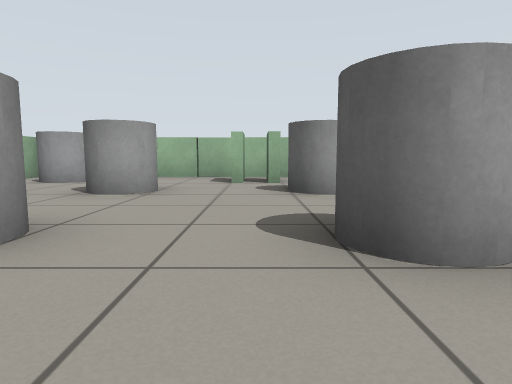
view 1 (above)

18 first-person views from a walk through a robot-simulator world made for Gazebo. The camera is 0.51 m above the floor, tilts 6° down and sees 75° across. The floor is counted in squares, 1 m on a side. Each view is taken from the middle of a square. On the plan, view 1 faces up. The plan holds only what a view shows up to about 9 squares ahead; the rest is blank.

view 2
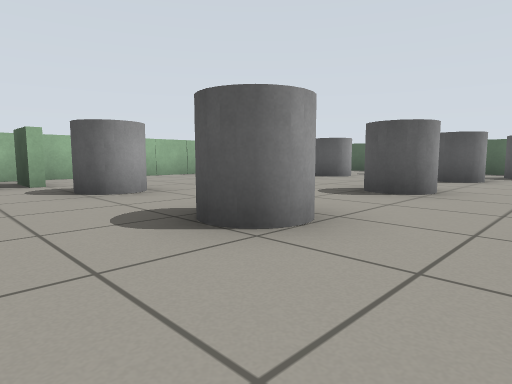

view 3
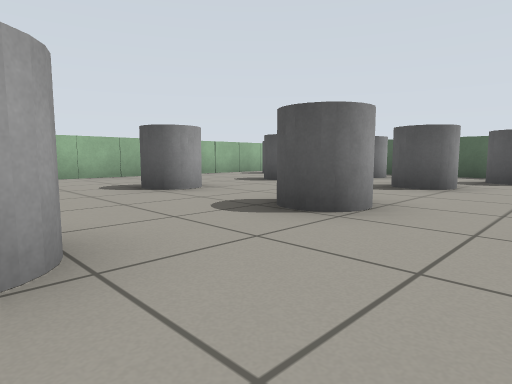

view 4
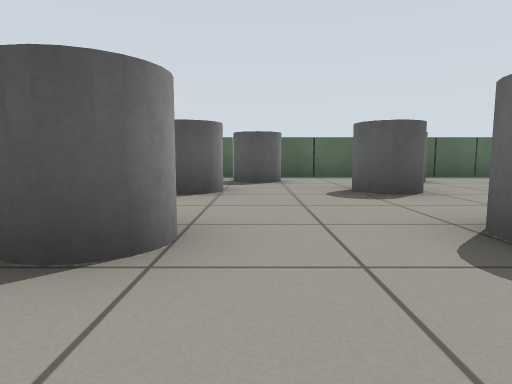

view 5
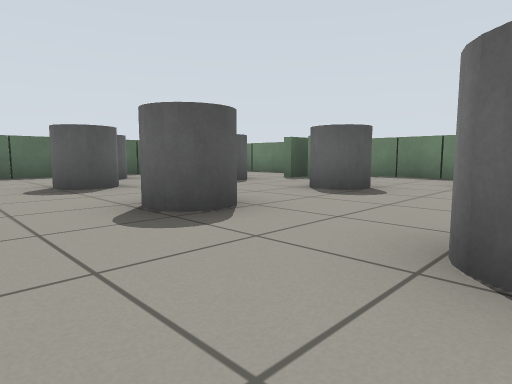

view 6
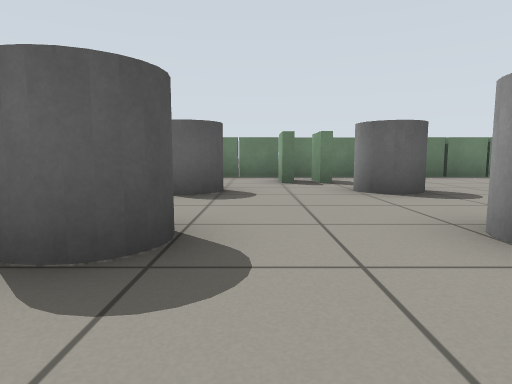

view 7
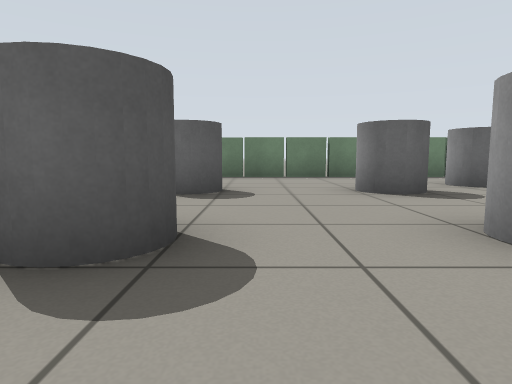

view 8
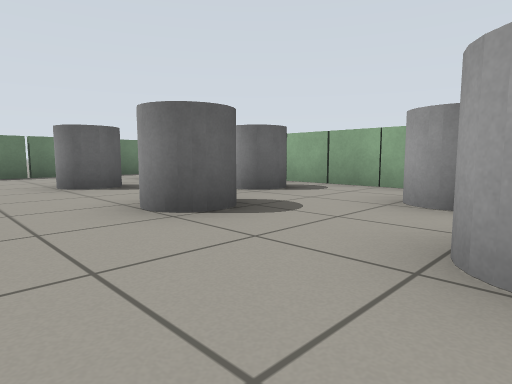

view 9
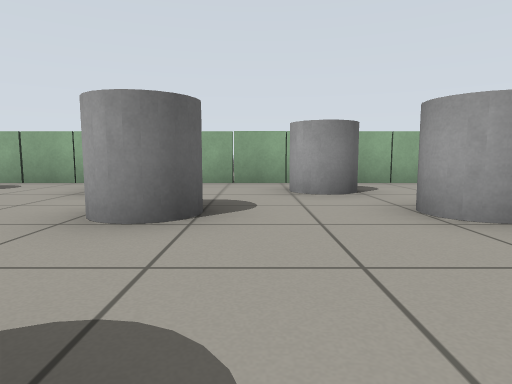

view 10
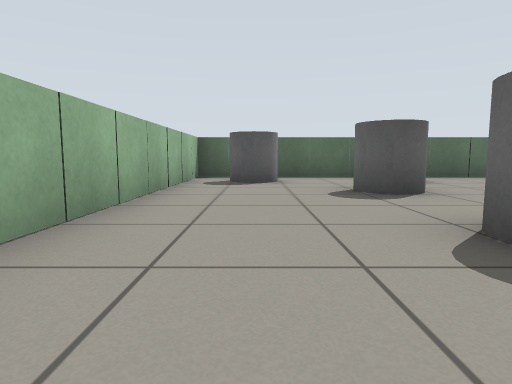

view 11
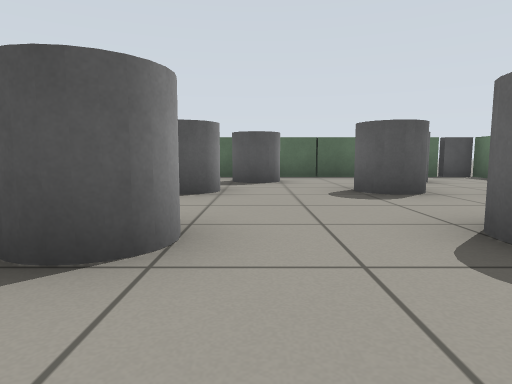

view 12
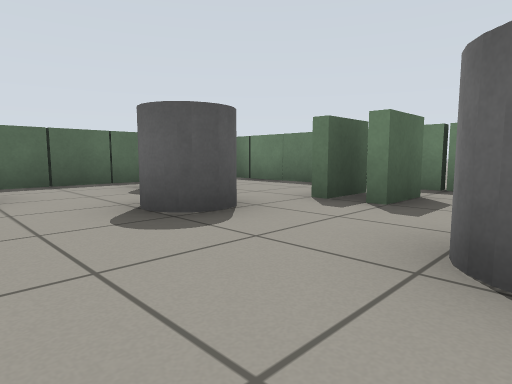

view 13
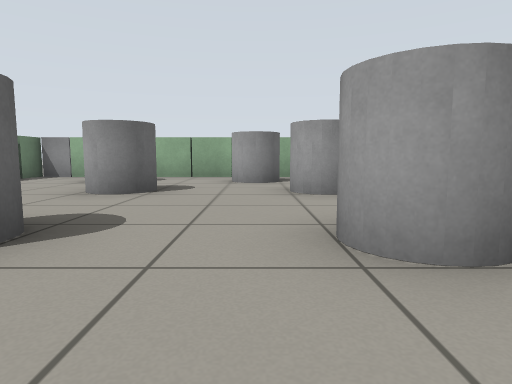

view 14
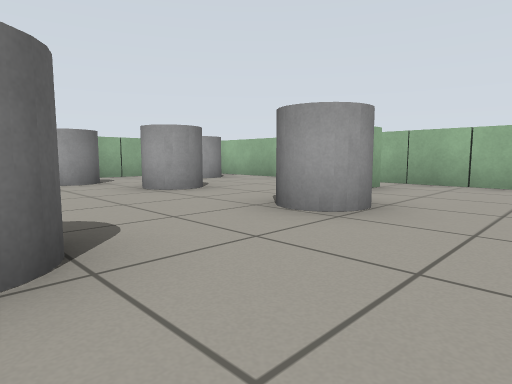

view 15
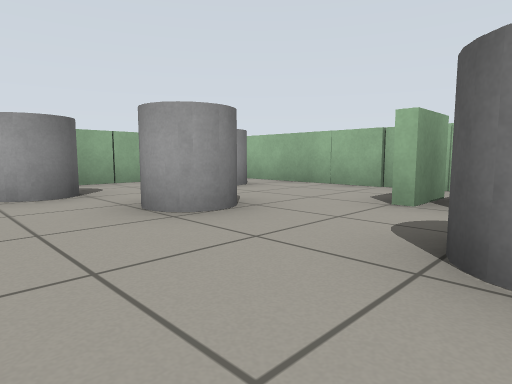

view 16
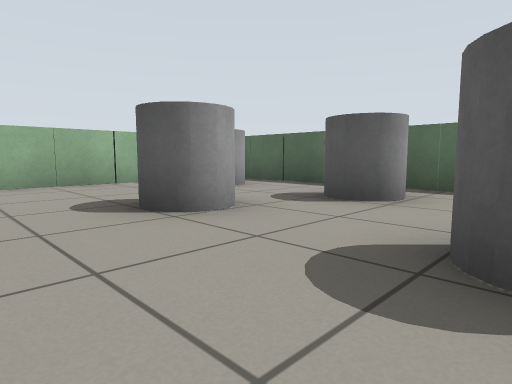

view 17
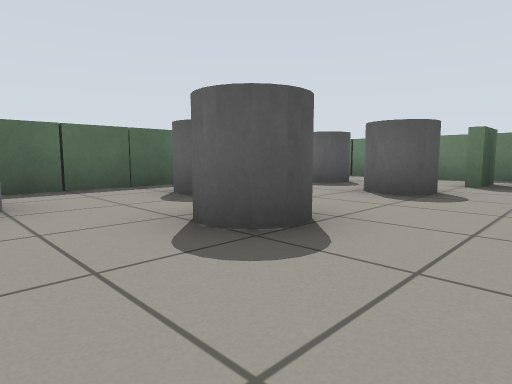

view 18
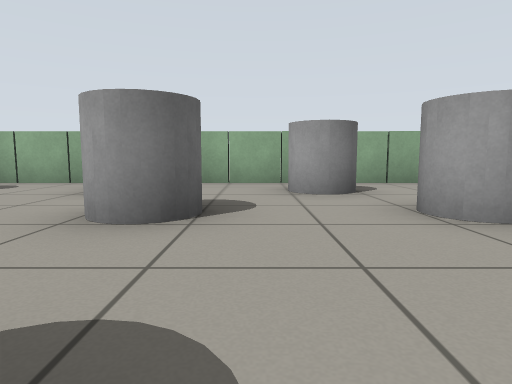

### Floor plan
Points are (right, up) in squares from view 1. A wall is a line through its corners. A room is listed if a view was taken in it or the views show most of it. See-through windows are left out.
Room 1 (views 1, 2, 3, 4, 5, 6, 7, 8, 9, 10, 11, 12, 13, 14, 15, 16, 17, 18)
walls: (2.5, -5.5) (2.5, -6.5); (1.7, -5.5) (1.7, -6.5); (5.5, -6.5) (5.5, -5.4); (0.2, 6.5) (0.2, 7.6); (6.2, -6.5) (6.2, -5.4); (0.5, 7.6) (0.5, 7.1); (-0.2, 7.6) (-0.2, 6.5); (10.5, -6.5) (10.5, 8.5) (-4.9, 8.5); (-5.5, 6.3) (-5.5, -6.5); (-5.7, -7.5) (10.6, -7.5); (-5.5, 8.5) (-5.5, 7.9)
objects: grey box (-6, -7); grey cylinder (-4, -5); grey cylinder (-4, -2); grey cylinder (-4, 1); grey cylinder (-4, 4); grey cylinder (-4, 7); grey cylinder (-2, -4); grey cylinder (-2, -1); grey cylinder (-2, 2); grey cylinder (-2, 5); grey cylinder (1, -4); grey cylinder (1, -1); grey cylinder (1, 2); grey cylinder (1, 5); grey cylinder (4, -4); grey cylinder (4, -1); grey cylinder (4, 2); grey cylinder (4, 5); grey cylinder (7, -4); grey cylinder (7, -1); grey cylinder (7, 2); grey cylinder (7, 5); grey cylinder (9, -5); grey cylinder (9, -2); grey cylinder (9, 1); grey cylinder (9, 4); grey cylinder (9, 7); grey box (11, -7)

Where each view was taken, in squares from view 1:
view 1: 0 up, 0 right, facing up
view 2: 0 up, 1 left, facing up-right
view 3: 0 up, 1 right, facing up-right
view 4: 1 up, 2 right, facing right
view 5: 1 up, 1 right, facing down-right
view 6: 1 up, 3 right, facing down
view 7: 1 up, 0 right, facing down
view 8: 2 up, 0 right, facing down-left
view 9: 3 up, 1 right, facing left
view 10: 7 up, 2 right, facing right
view 11: 2 down, 2 right, facing right
view 12: 2 down, 4 right, facing down-right
view 13: 2 down, 3 right, facing left
view 14: 2 up, 3 right, facing up-left
view 15: 3 up, 1 right, facing up-left
view 16: 2 up, 5 right, facing up-right
view 17: 1 up, 5 right, facing down-right
view 18: 0 up, 1 right, facing left
